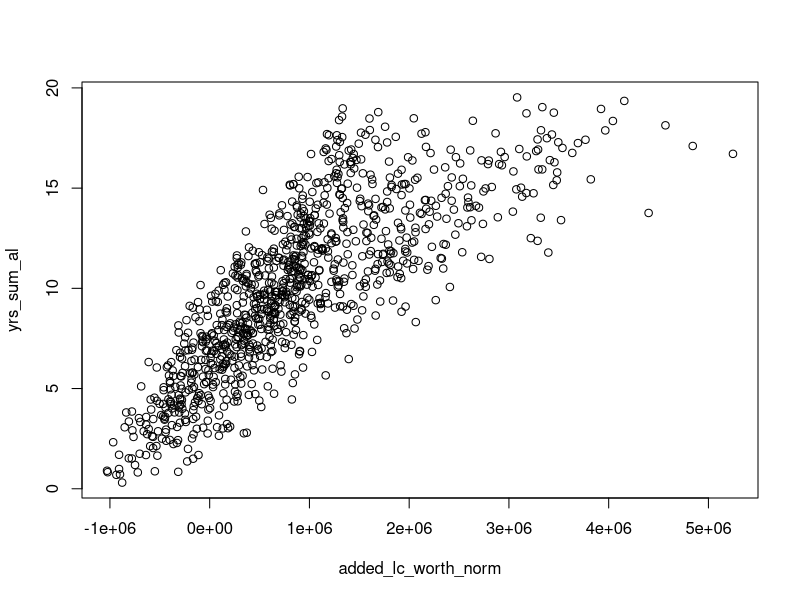
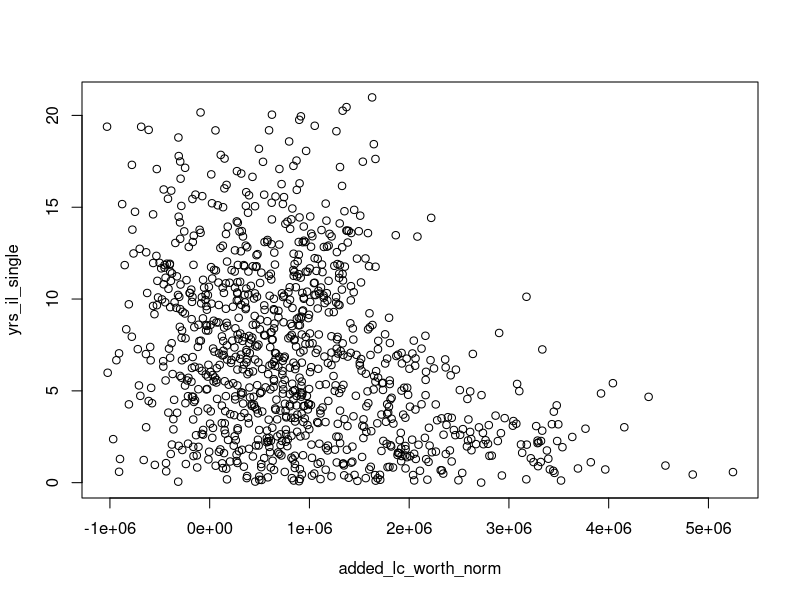
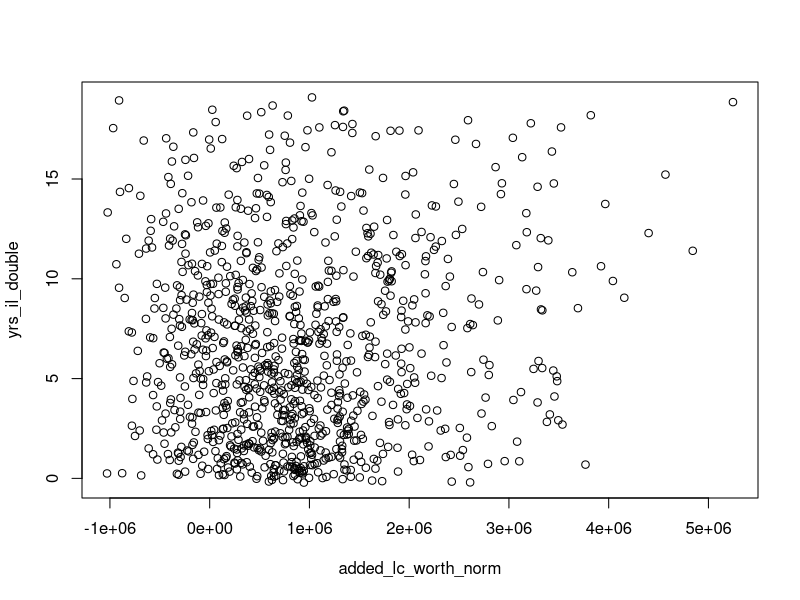
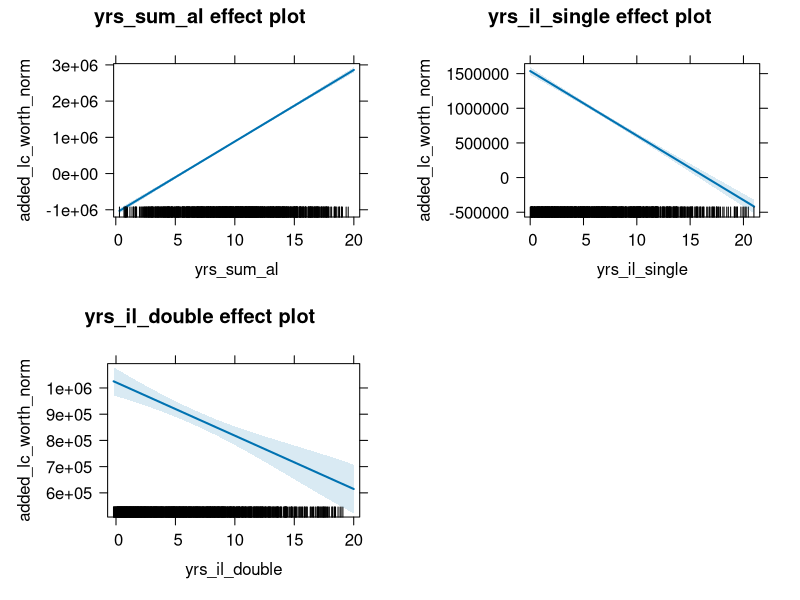

R code for these plots, in order: (Note: this script raises an error after producing the figures.)
# Taylor Community Data Analysis
# 31-Mar-2026

# SETUP ####
# load packages
library(lubridate)
library(readxl)
library(ggplot2)
library(tidyr)
library(effects)
library(dplyr)
library(zoo) # rollmean
 
 
# Import Data
D <- read.csv("lhs_taylor_results.csv")
plot(yrs_sum_al ~ added_lc_worth_norm, data=D)
lm_sum_al <- lm(yrs_sum_al ~ added_lc_worth_norm, data=D)
summary(lm_sum_al)

plot(yrs_il_single ~ added_lc_worth_norm, data=D)
lm_sum_il_single <- lm(yrs_il_single ~ added_lc_worth_norm, data=D)
summary(lm_sum_il_single)

plot(yrs_il_double ~ added_lc_worth_norm, data=D)
lm_sum_il_double <- lm(yrs_il_double ~ added_lc_worth_norm, data=D)
summary(lm_sum_il_double)


glm_anD <- glm(added_lc_worth_norm ~ yrs_sum_al + yrs_il_single + yrs_il_double, family=gaussian, data=D)
summary(glm_anD)
plot(allEffects(glm_anD))

######### Ranch
lm_faRa <- lm(Total.Value ~ Fin.area, data=Ra)
summary(lm_faRa)
plot(allEffects(lm_faRa))

plot(Total.Value ~ Fin.area, data=Ra)
abline(lm_faRa)


glm_Ra <- glm(Total.Value ~ Fin.area + Lot.size + Beds + Baths, family=gaussian, data=Ra)
summary(glm_Ra)
plot(allEffects(glm_Ra))

new_fa=data.frame(Fin.area=c(0, 5000))
new_Ra=predict(lm_faRa, new_fa, type="response")

######### Cape
lm_faCp <- lm(Total.Value ~ Fin.area, data=Cp)
summary(lm_faCp)
plot(allEffects(lm_faCp))

glm_Cp <- glm(Total.Value ~ Fin.area + Lot.size + Beds + Baths, family=gaussian, data=Cp)
summary(glm_Cp)
plot(allEffects(glm_Cp))

######### Colonial
lm_faCo <- lm(Total.Value ~ Fin.area, data=Co)
summary(lm_faCo)
plot(allEffects(lm_faCo))

glm_Co <- glm(Total.Value ~ Fin.area + Lot.size + Beds + Baths, family=gaussian, data=Co)
summary(glm_Co)
plot(allEffects(glm_Co))

######### Split Level
lm_faSl <- lm(Total.Value ~ Fin.area, data=Sl)
summary(lm_faSl)
plot(allEffects(lm_faSl))

glm_Sl <- glm(Total.Value ~ Fin.area + Lot.size + Beds + Baths, family=gaussian, data=Sl)
summary(glm_Sl)
plot(allEffects(glm_Sl))

#############Summarize

# Create an empty plot
plot(Ra$Fin.area, Ra$Total.Value, type="n", xlim=c(500, 5500), ylim=c(200000, 1200000), 
     xlab="Finished Area, sqft", ylab="Total Assesed Value, $", main="Wenham Neighborhood 2000")
lines(Ra$Fin.area, Ra$Total.Value, type="p", pch=1, col="red")
abline(lm_faRa, col="red")
lines(Cp$Fin.area, Cp$Total.Value, type="p", pch=2, col="blue")
abline(lm_faCp, col="blue")
lines(Co$Fin.area, Co$Total.Value, type="p", pch=3, col="green")
abline(lm_faCo, col="green")
lines(Sl$Fin.area, Sl$Total.Value, type="p", pch="S", col="black")
abline(lm_faSl, col="black")
legend("topleft", legend=c("Ranch", "Cape", "Colonial", "Split Level"), col=c("red", "blue", "green", "black"), lty=1)
